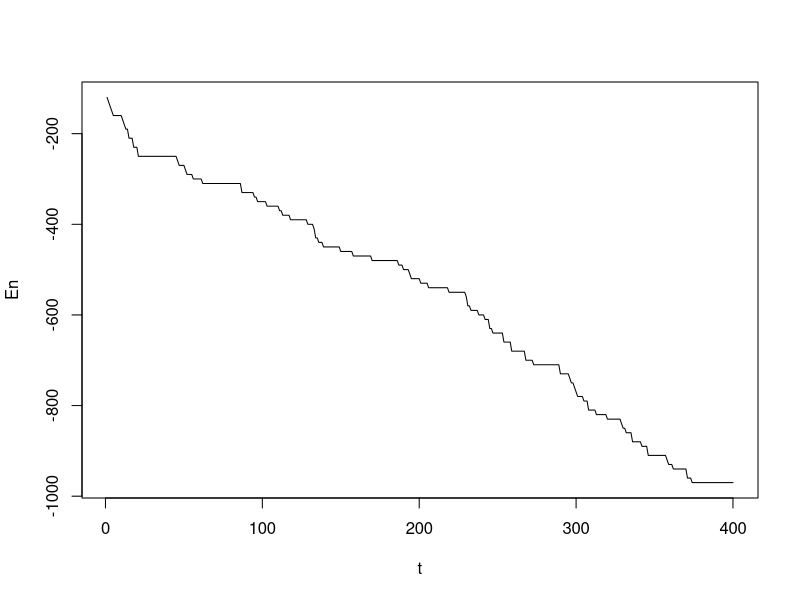

Write the R code that produced this figure.
# runif (Number of elements, start, end) FLOAT
# sample (start:end, number of elements) INT or ELEMENT IN ARRAY

Nx <- 20
Ny <- 20
J0 <- 10
H0 <- 0


energy <- function(A,J=J0,H=H0) {
  E <- 0
  for (i in 1:length(A[,1])){
    for (j in 1:length(A[1,])){
      ii <- 1
      jj <- 1
      if (i<Ny){
        ii <- i+1
      }
      if (j<Nx){
        jj <- j+1
      }
      E <- E - J*(A[i,j]*A[ii,j] + A[i,j]*A[i,jj]) - H*A[i,j]
    }
  }
  return(E)
}

entropy <- function(A){
  
}




Sp <- matrix(nrow=Nx, ncol=Ny)
# Se rellena la matriz con +0.5 o -0.5 aleatoriamente
for (i in 1:Ny){
  for (j in 1:Nx){
    Sp[i,j] <- sample(c(-0.5,0.5),1)
  }
}



t <- rep(NA, Nx*Ny)
En <- rep(NA, Nx*Ny)

for (i in 1:length(Sp[,1])){
  for (j in 1:length(Sp[1,])){
    E1 <- energy(Sp)
    Sp[i,j] <- Sp[i,j] * -1
    E2 <- energy(Sp)
    E <- E2
    if (E1 < E2){
      Sp[i,j] <- Sp[i,j] * -1
      E <- E1
    }
    En[j+Ny*(i-1)] <- E
    t[j+Ny*(i-1)] <- j+Ny*(i-1)
  }
}

plot(t,En,"l")